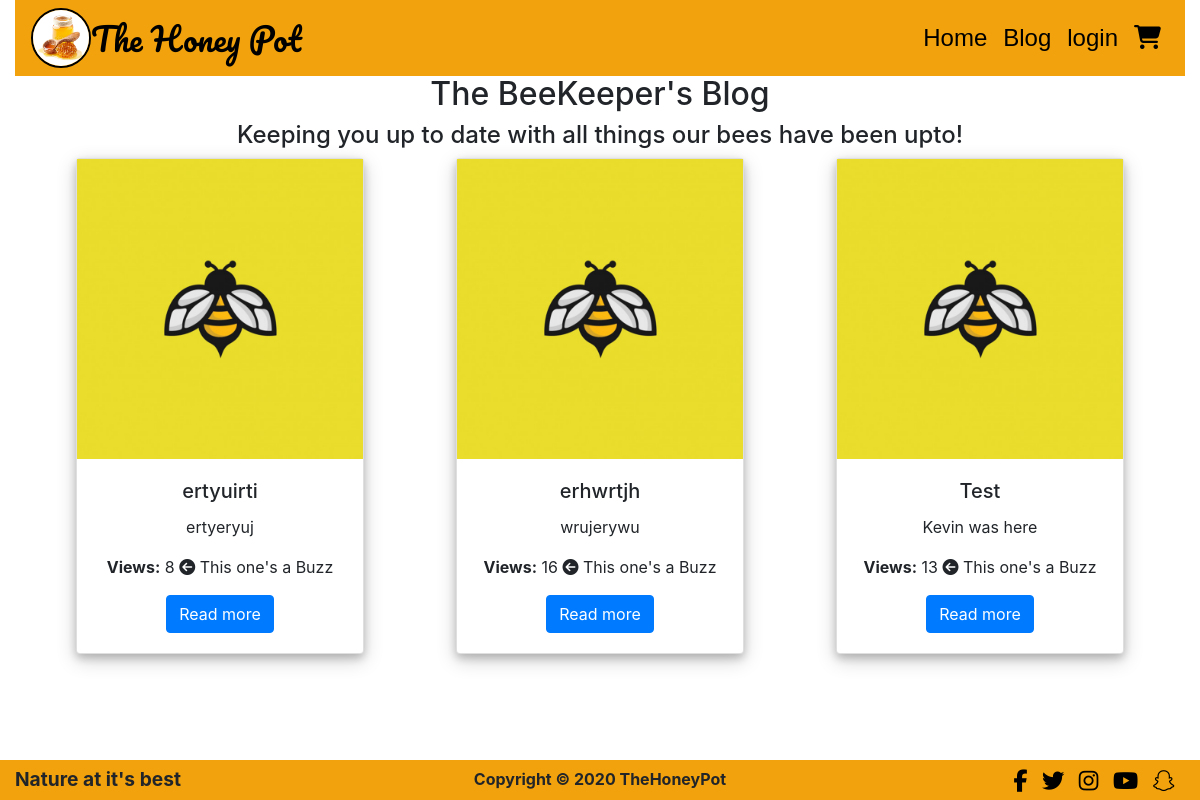
The app's page /blog/get_blogs/ with its own data.
### blog/models.py (models this page shows, shortened)
class Blog(models.Model):
    title = models.CharField(max_length=200)
    content = models.TextField()
    created_date = models.DateTimeField(auto_now_add=True)
    published_date = models.DateTimeField(blank=True, null=True,
                                          default=timezone.now)
    updated = models.DateTimeField(auto_now=True, blank=True)
    views = models.IntegerField(default=0)
    image = models.ImageField(upload_to='media/blogimage/',
                              blank=True, null=True)
    class Meta:
        verbose_name_plural = 'Blog'

### blog/views.py (the view)
# urls.py: path('get_blogs/', views.get_blogs, name='get_blogs'),
def get_blogs(request):
    blogs = Blog.objects.filter(published_date__lte=timezone.now(
                                )).order_by('-published_date')
    context = {
        'blogs': blogs
    }
    return render(request, 'blog/blogposts.html', context)

### cart/context.py (called while the page is built, shortened)
def cart_contents(request):
    cart_items = []
    total = 0
    product_count = 0
    cart = request.session.get('cart', {})
    grand_total = total
    context = {
        'cart_items': cart_items,
        'total': total,
        'product_count': product_count,
        'grand_total': grand_total,
        'cart': cart,
    }
    return context

### blog/templates/blog/blogposts.html (shortened to what this page needs)
{% extends 'base.html' %}
{% load static %}
{% block extra_css %}
    <link rel="stylesheet" href="{% static 'blog/css/blog.css' %}">
{% endblock %}
{% block content %}
<div class="empty-div"></div>
<div class="container">
    <div class="row">
        <div class="col-sm-12 blog-heading">
            <h2>The BeeKeeper's Blog</h2>
            <h4>Keeping you up to date with all things our bees have been upto!</h4>
         </div>
    </div>
     <div class="row">
      {% for blog in blogs %}
        <div class="col-12 col-sm-6 col-md-6 col-lg-4 card-text">
            <div class="card" style="width: 18rem;">
                {% if blog.image %}
                <img class="img-blogpost" src="{{ blog.image.url }}" alt="blog post image">
                {% else %}
                <img class="img-blogpost" src="{{ MEDIA_URL }}images/noimage.png" alt="blog post image">
                {% endif %}
                <div class="card-body">
                    <h5 class="card-title">{{ blog.title }}</h5>
                    <p class="card-text">{{ blog.content|truncatewords:30 }}</p>
                    <p><span class="boldtext">Views:</span> {{blog.views}} {% if blog.views >= 5 %}<i class="fas fa-arrow-circle-left"></i> This one's a Buzz{% endif %}</p>
                    <a href="{% url 'blog_detail' blog.id %}" class="btn btn-primary" >Read more</a>
                </div>
            </div>
        </div>
        {% endfor %}
     </div>
</div>
{% endblock %}

### templates/base.html (shortened to what this page needs)
<!DOCTYPE html>
<html lang="en">
    {% load static %}
<head>
    {% block corecss %}
        <link rel="stylesheet" type="text/css" href="{% static 'css/base.css' %}">
    {% endblock %}
    {% block extra_css %}
    {% endblock %}
    {% block corejs %}
        <link rel="stylesheet" href="https://stackpath.bootstrapcdn.com/bootstrap/4.4.1/css/bootstrap.min.css">
    {% endblock %}
</head>
<body>
    <header class="container-fluid fixed-top">
         <nav class="navbar navbar-expand-lg  background-navbar">
            <a href="{% url 'home'%}"><img class="honey-pot-logo-image-navbar" src="{% static 'images/honey_pot.jpg' %}" alt="honeypotlogo"></a>
            <a class="logotext" href="{% url 'home'%}"><span class="logotext">The Honey Pot</span></a>
            <div class="collapse navbar-collapse nav-center" id="navbarNavAltMarkup">
        <div class="navbar-nav">
            <a class="nav-item nav-link active" href="{% url 'home'%}">Home <span class="sr-only">(current)</span></a>
            <a class="nav-item nav-link" href="{% url 'get_blogs' %}">Blog</a>
            {% if request.user.is_authenticated %}
                <div class="dropdown">
                    <a class=" nav-link dropdown-toggle user-name" href="#" role="button" id="dropdownMenuLink" data-toggle="dropdown" aria-haspopup="true" aria-expanded="false">
                    {{request.user.username}}
                    </a>
                    <div class="dropdown-menu drop-menu" aria-labelledby="dropdownMenuLink">
                    {% if request.user.is_superuser %}
                        <a class="nav-link dropdown-item" href="{% url 'all_products_admin' %}">Admin</a>
                    {% endif %}
                        <a class="nav-link dropdown-item" href="{% url 'user_profile' %}">Profile</a>
                        <a class="nav-link dropdown-item" href="#">Your Orders</a>
                        <a class="nav-item nav-link" href="{% url 'account_logout' %}">logout</a>
                    </div>
                </div>
            {% else %}
            <a class="nav-item nav-link"  href="{% url 'account_login' %}">login</a>
            {% endif %}
            {% if cart %}
            <a class="nav-item nav-link" href="{% url 'cart_view' %}"><i class="fas fa-cart-arrow-down"></i> = {{ product_count }}</a>
            {% else %}
            <a class="nav-item nav-link" href="{% url 'cart_view' %}"><i class="fas fa-shopping-cart"></i></a>
            {% endif %}
        </div>
  </div>
</nav>
    </header>
    {% block content %}
    {% endblock %}
    <div class="empty-div-bottom"></div>
</body>
<footer>
    <div class="container-fluid footer">
            <div class="row footer-width">
					<div class="col-sm-4 ">
						<div class="slogan-footer">Nature at it's best</div>
					</div>
				    <div class="col-sm-4 desktop-view">
                            <div class="copyright-footer" >Copyright &copy; <script> document.write(new Date().getFullYear()); </script> TheHoneyPot </div>
					</div>
					<div class="col-sm-4 desktop-view">
						<div class="footer-social-icons">
							<span><a href="https://www.facebook.com/" target="_blank" class="fa fa-facebook"></a></span>
							<span><a href="https://twitter.com/?lang=en-gb" target="_blank" class="fa fa-twitter"></a></span>
							<span><a href="https://www.instagram.com/" target="_blank" class="fa fa-instagram"></a></span>
							<span><a href="https://www.youtube.com/" target="_blank" class="fa fa-youtube"></a></span>
							<span><a href="https://www.snapchat.com/l/en-gb/" target="_blank" class="fa fa-snapchat"></a></span>
						</div>
					</div>
			</div>
	</div>
</footer>
</body>
</html>

### static/css/base.css (style rules this page uses)
.empty-div { display: block; height: 75px; }
.empty-div-bottom { display: block; height: 60px; }
.honey-pot-logo-image-navbar { width: 60px; height: 60px; border-radius: 50%; border: 2px solid #000; }
.logotext { font-size: 2rem; font-family: 'Pacifico', sans-serif; color: #000; }
.nav-center { flex-direction: row-reverse; }
.background-navbar { background-color: #F2A20C; }
.nav-link { color: #000; font-size: 1.5rem; font-family: sans-serif; }
.footer { position: fixed; bottom: 0px; background-color: #F2A20C; padding: 5px; }
.footer-social-icons { text-align: right; padding-top: 5px; }
.footer-social-icons a { color: black; font-size: 1.4rem; letter-spacing: 10px; cursor: pointer; }
.copyright-footer { text-align: center; font-weight: 700; padding-top: 2px; }
.slogan-footer { font-weight: 700; font-size: 1.2rem; }

### blog/static/blog/css/blog.css (style rules this page uses)
.blog-heading { text-align: center; }
.card-text { text-align: -webkit-center; }
.card { box-shadow: 0 4px 8px 0 rgba(0, 0, 0, 0.2), 0 6px 20px 0 rgba(0, 0, 0, 0.19); }
.img-blogpost { height: 300px; width: auto; }
.boldtext { font-weight: bold; }

### records on screen
Blog: title "ertyuirti", content "ertyeryuj", views "8", shows "This one's a Buzz"
Blog: title "erhwrtjh", content "wrujerywu", views "16", shows "This one's a Buzz"
Blog: title "Test", content "Kevin was here", views "13", shows "This one's a Buzz"
